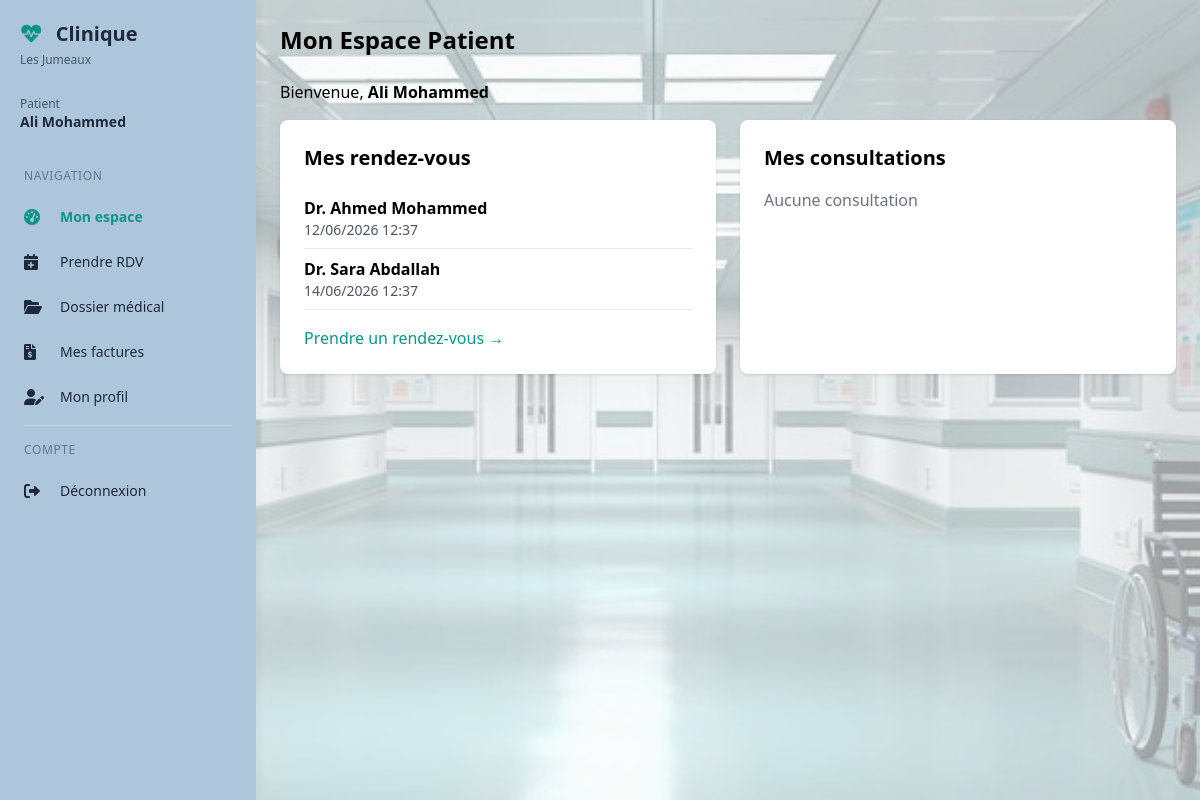
Screenshot of /patient/dashboard (signed in) with the database file from the repository.
### models/database.py (models this page shows, shortened)
class Utilisateur(UserMixin, db.Model):
    __tablename__ = 'utilisateurs'
    id = db.Column(db.Integer, primary_key=True)
    email = db.Column(db.String(120), unique=True, nullable=False)
    password = db.Column(db.String(200), nullable=False)
    role = db.Column(db.String(20), default='patient')
    nom = db.Column(db.String(100))
    prenom = db.Column(db.String(100))
    telephone = db.Column(db.String(20))
    medecin_id = db.Column(db.Integer, db.ForeignKey('medecins.id'))
    specialite = db.Column(db.String(100))
    adresse = db.Column(db.Text)
    created_at = db.Column(db.DateTime, default=datetime.utcnow)
    medecin = db.relationship('Medecin', backref='utilisateur', foreign_keys=[medecin_id])

class RendezVous(db.Model):
    __tablename__ = 'rendezvous'
    id = db.Column(db.Integer, primary_key=True)
    patient_id = db.Column(db.Integer, db.ForeignKey('patients.id'), nullable=False)
    medecin_id = db.Column(db.Integer, db.ForeignKey('medecins.id'), nullable=False)
    date_rendezvous = db.Column(db.DateTime, nullable=False)
    duree = db.Column(db.Integer, default=30)
    motif = db.Column(db.Text)
    statut = db.Column(db.String(20), default='en_attente')
    created_at = db.Column(db.DateTime, default=datetime.utcnow)
    patient = db.relationship('Patient', back_populates='rendezvous', foreign_keys=[patient_id])
    medecin = db.relationship('Medecin', back_populates='rendezvous', foreign_keys=[medecin_id])

class Medecin(db.Model):
    __tablename__ = 'medecins'
    id = db.Column(db.Integer, primary_key=True)
    nom = db.Column(db.String(100), nullable=False)
    specialite = db.Column(db.String(100), nullable=False)
    email = db.Column(db.String(120))
    telephone = db.Column(db.String(20))
    adresse_cabinet = db.Column(db.Text)
    numero_ordre = db.Column(db.String(50))
    created_at = db.Column(db.DateTime, default=datetime.utcnow)
    rendezvous = db.relationship('RendezVous', back_populates='medecin', lazy='dynamic')
    consultations = db.relationship('Consultation', back_populates='medecin', lazy='dynamic')
    ordonnances = db.relationship('Ordonnance', back_populates='medecin', lazy='dynamic')

### models/patient.py (the view)
@patient_bp.route('/dashboard')
@patient_required
def dashboard():
    patient = get_current_patient()
    if not patient:
        return render_template('error.html', message="Profil patient non trouvé")
    user = Utilisateur.query.get(session['user_id'])
    if user:
        session['nom'] = user.nom
        session['prenom'] = user.prenom
    rendezvous = RendezVous.query.filter_by(patient_id=patient.id).order_by(RendezVous.date_rendezvous).limit(5).all()
    consultations = Consultation.query.filter_by(patient_id=patient.id).order_by(Consultation.date.desc()).limit(5).all()
    ordonnances = Ordonnance.query.filter_by(patient_id=patient.id).order_by(Ordonnance.date.desc()).limit(5).all()
    factures = Facture.query.filter_by(patient_id=patient.id).order_by(Facture.date.desc()).limit(5).all()
    return render_template('patient/dashboard.html',
                         patient=patient,
                         rendezvous=rendezvous,
                         consultations=consultations,
                         ordonnances=ordonnances,
                         factures=factures)

### models/patient.py (called while the page is built)
def patient_required(f):
    @wraps(f)
    def decorated_function(*args, **kwargs):
        if 'user_id' not in session:
            return redirect(url_for('auth.login'))
        if session.get('role') != 'patient':
            return render_template('error.html', message="Accès non autorisé"), 403
        return f(*args, **kwargs)
    return decorated_function

def get_current_patient():
    user = Utilisateur.query.get(session['user_id'])
    return Patient.query.filter_by(user_id=user.id).first() if user else None

### templates/patient/dashboard.html (shortened to what this page needs)
{% extends "base_dashboard.html" %}
{% block content %}
<div>
    <h1 class="text-2xl font-bold mb-6">Mon Espace Patient</h1>
    <p class="mb-4">Bienvenue, <strong>{{ session.nom }} {{ session.prenom }}</strong></p>
    <div class="grid grid-cols-1 md:grid-cols-2 gap-6">
        <div class="bg-white rounded-lg shadow p-6">
            <h2 class="text-xl font-semibold mb-4">Mes rendez-vous</h2>
            {% if rendezvous %}
                {% for rdv in rendezvous %}
                <div class="border-b py-2"><p><strong>Dr. {{ rdv.medecin.nom }}</strong></p><p class="text-sm text-gray-600">{{ rdv.date_rendezvous.strftime('%d/%m/%Y %H:%M') if rdv.date_rendezvous else '-' }}</p></div>
                {% endfor %}
            {% else %}<p class="text-gray-500">Aucun rendez-vous</p>{% endif %}
            <a href="/patient/rendezvous" class="inline-block mt-4 text-primary hover:underline">Prendre un rendez-vous →</a>
        </div>
        <div class="bg-white rounded-lg shadow p-6">
            <h2 class="text-xl font-semibold mb-4">Mes consultations</h2>
            {% if consultations %}
                {% for c in consultations %}
                <div class="border-b py-2"><p><strong>Dr. {{ c.medecin.nom }}</strong> - {{ c.date.strftime('%d/%m/%Y') if c.date else '-' }}</p><p class="text-sm text-gray-600">{{ c.diagnostic[:50] if c.diagnostic else 'Pas de diagnostic' }}</p></div>
                {% endfor %}
            {% else %}<p class="text-gray-500">Aucune consultation</p>{% endif %}
        </div>
    </div>
</div>
{% endblock %}

### templates/base_dashboard.html (shortened to what this page needs)
<!DOCTYPE html>
<html lang="fr">
<head>
    <script src="https://cdn.tailwindcss.com"></script>
    <link href="https://cdnjs.cloudflare.com/ajax/libs/font-awesome/6.0.0/css/all.min.css" rel="stylesheet">
    <link rel="stylesheet" href="{{ url_for('static', filename='style.css') }}">
</head>
<body class="bg-gray-50 font-sans antialiased">
<div class="fixed inset-0 -z-10 bg-gray-50/60"></div>
<div class="flex min-h-screen">
    <aside class="sidebar fixed md:relative z-40 w-64 flex-shrink-0 h-full md:h-auto overflow-y-auto">
        <div class="p-5">
            <div class="flex items-center justify-between sidebar-header">
                <div>
                    <h2 class="text-xl font-bold">
                        <i class="fas fa-heartbeat text-primary mr-2"></i>
                        Clinique
                    </h2>
                    <p class="text-xs mt-1">Les Jumeaux</p>
                </div>
            </div>
            <div class="sidebar-user mt-4 pt-3">
                <p class="text-sm">
                    <span class="block text-xs role">{{ session.role|capitalize }}</span>
                    <span class="font-semibold name">{{ session.nom }} {{ session.prenom }}</span>
                </p>
            </div>
        </div>
        <nav class="px-3 pb-4">
            <div class="sidebar-section text-xs uppercase tracking-wider px-3 py-2 mt-2">Navigation</div>
            {% if session.role == 'admin' %}
            <a href="{{ url_for('admin.dashboard') }}" class="sidebar-link {% if request.endpoint == 'admin.dashboard' %}active{% endif %}">
                <i class="fas fa-tachometer-alt w-5"></i><span>Dashboard</span>
            </a>
            <a href="{{ url_for('admin.gestion_utilisateurs') }}" class="sidebar-link {% if request.endpoint == 'admin.gestion_utilisateurs' %}active{% endif %}">
                <i class="fas fa-users-cog w-5"></i><span>Gestion utilisateurs</span>
            </a>
            {% elif session.role == 'patient' %}
            <a href="{{ url_for('patient.dashboard') }}" class="sidebar-link {% if request.endpoint == 'patient.dashboard' %}active{% endif %}">
                <i class="fas fa-tachometer-alt w-5"></i><span>Mon espace</span>
            </a>
            <a href="{{ url_for('patient.rendezvous_page') }}" class="sidebar-link {% if request.endpoint == 'patient.rendezvous_page' %}active{% endif %}">
                <i class="fas fa-calendar-plus w-5"></i><span>Prendre RDV</span>
            </a>
            <a href="{{ url_for('patient.dossier') }}" class="sidebar-link {% if request.endpoint == 'patient.dossier' %}active{% endif %}">
                <i class="fas fa-folder-open w-5"></i><span>Dossier médical</span>
            </a>
            <a href="{{ url_for('patient.factures') }}" class="sidebar-link {% if request.endpoint == 'patient.factures' %}active{% endif %}">
                <i class="fas fa-file-invoice-dollar w-5"></i><span>Mes factures</span>
            </a>
            <a href="{{ url_for('patient.profil') }}" class="sidebar-link {% if request.endpoint == 'patient.profil' %}active{% endif %}">
                <i class="fas fa-user-edit w-5"></i><span>Mon profil</span>
            </a>
            {% endif %}
            <div class="sidebar-border"></div>
            <div class="sidebar-section text-xs uppercase tracking-wider px-3 py-2">Compte</div>
            <a href="{{ url_for('auth.logout') }}" class="sidebar-link logout">
                <i class="fas fa-sign-out-alt w-5"></i><span>Déconnexion</span>
            </a>
        </nav>
    </aside>
    <div class="flex-1 flex flex-col">
        <main class="flex-1 p-4 md:p-6">
            {% block content %}{% endblock %}
        </main>
    </div>
</div>
</body>
</html>

### static/style.css (style rules this page uses)
body { background-image: url('/static/images/hopital-corridor.jpg'); background-size: cover; background-position: center; background-attachment: fixed; }
.sidebar { transition: transform 0.3s ease-in-out; background: #aec6db; box-shadow: 2px 0 10px rgba(0, 0, 0, 0.05); }
@media (min-width: 768px) { .sidebar { transform: translateX(0) !important; } }
.sidebar-header h2 { color: #1e293b; }
.sidebar-header p { color: #475569; }
.sidebar-user { border-top-color: #cbd5e1; }
.sidebar-user .role { color: #475569; }
.sidebar-user .name { color: #1e293b; font-weight: 600; }
.sidebar-section { color: #64748b; font-weight: 500; }
.sidebar-link { display: flex; align-items: center; gap: 12px; padding: 10px 12px; margin: 4px 0; border-radius: 8px; color: #1e293b; text-decoration: none; transition: all 0.2s ease; font-size: 0.875rem; font-weight: 500; }
.sidebar-link i { width: 24px; font-size: 1rem; color: #1e293b; transition: color 0.2s ease; }
.sidebar-link.active { color: #0D9488; font-weight: 600; }
.sidebar-link.active i { color: #0D9488; }
.sidebar-link.logout { color: #1e293b; }
.sidebar-link.logout i { color: #1e293b; }
.sidebar-border { border-top: 1px solid #cbd5e1; margin: 8px 12px; }

### rows the page displays
Utilisateur: role "Patient", nom "Ali", prenom "Mohammed"
RendezVous: medecin.nom "Ahmed Mohammed", date_rendezvous "12/06/2026 12:37"
RendezVous: medecin.nom "Sara Abdallah", date_rendezvous "14/06/2026 12:37"
